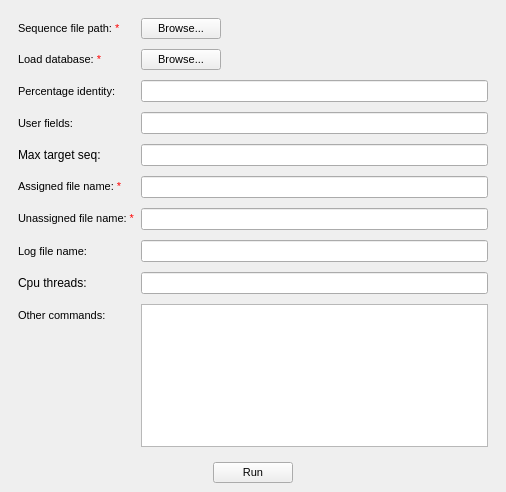
<?xml version="1.0" encoding="UTF-8"?>
<ui version="4.0">
 <class>Taxonomic</class>
 <widget class="QMainWindow" name="Taxonomic">
  <property name="geometry">
   <rect>
    <x>0</x>
    <y>0</y>
    <width>506</width>
    <height>492</height>
   </rect>
  </property>
  <property name="windowTitle">
   <string>Custom Taxonomy Assignment</string>
  </property>
  <widget class="QWidget" name="centralwidget">
   <layout class="QVBoxLayout" name="verticalLayout">
    <item>
     <widget class="QFrame" name="frame">
      <property name="frameShape">
       <enum>QFrame::NoFrame</enum>
      </property>
      <property name="frameShadow">
       <enum>QFrame::Plain</enum>
      </property>
      <layout class="QFormLayout" name="formLayout">
       <property name="verticalSpacing">
        <number>10</number>
       </property>
       <item row="0" column="0">
        <widget class="QLabel" name="label_loadfile">
         <property name="font">
          <font>
           <pointsize>8</pointsize>
          </font>
         </property>
         <property name="text">
          <string>&lt;html&gt;&lt;head/&gt;&lt;body&gt;&lt;p&gt;&lt;span style=&quot; color:#000000;&quot;&gt;Sequence file path: &lt;/span&gt;&lt;span style=&quot; color:#ff0000;&quot;&gt;*&lt;/span&gt;&lt;/p&gt;&lt;/body&gt;&lt;/html&gt;</string>
         </property>
         <property name="textFormat">
          <enum>Qt::RichText</enum>
         </property>
        </widget>
       </item>
       <item row="0" column="1">
        <widget class="QFrame" name="frame_5">
         <property name="frameShape">
          <enum>QFrame::NoFrame</enum>
         </property>
         <property name="frameShadow">
          <enum>QFrame::Plain</enum>
         </property>
         <layout class="QHBoxLayout" name="horizontalLayout_3">
          <property name="spacing">
           <number>0</number>
          </property>
          <property name="leftMargin">
           <number>0</number>
          </property>
          <property name="topMargin">
           <number>0</number>
          </property>
          <property name="rightMargin">
           <number>0</number>
          </property>
          <property name="bottomMargin">
           <number>0</number>
          </property>
          <item>
           <widget class="QPushButton" name="pushButton_loadfile_otu">
            <property name="font">
             <font>
              <pointsize>8</pointsize>
             </font>
            </property>
            <property name="text">
             <string>Browse...</string>
            </property>
           </widget>
          </item>
          <item>
           <spacer name="horizontalSpacer_3">
            <property name="orientation">
             <enum>Qt::Horizontal</enum>
            </property>
            <property name="sizeHint" stdset="0">
             <size>
              <width>40</width>
              <height>20</height>
             </size>
            </property>
           </spacer>
          </item>
         </layout>
        </widget>
       </item>
       <item row="1" column="0">
        <widget class="QLabel" name="label_loadfile_2">
         <property name="font">
          <font>
           <pointsize>8</pointsize>
          </font>
         </property>
         <property name="text">
          <string>&lt;span style=&quot;color: black;&quot;&gt;Load database: &lt;/span&gt;&lt;span style=&quot;color: red;&quot;&gt;*&lt;/span&gt;</string>
         </property>
        </widget>
       </item>
       <item row="1" column="1">
        <widget class="QFrame" name="frame_6">
         <property name="frameShape">
          <enum>QFrame::NoFrame</enum>
         </property>
         <property name="frameShadow">
          <enum>QFrame::Plain</enum>
         </property>
         <layout class="QHBoxLayout" name="horizontalLayout_4">
          <property name="spacing">
           <number>0</number>
          </property>
          <property name="leftMargin">
           <number>0</number>
          </property>
          <property name="topMargin">
           <number>0</number>
          </property>
          <property name="rightMargin">
           <number>0</number>
          </property>
          <property name="bottomMargin">
           <number>0</number>
          </property>
          <item>
           <widget class="QPushButton" name="pushButton_loadfile_db">
            <property name="font">
             <font>
              <pointsize>8</pointsize>
             </font>
            </property>
            <property name="text">
             <string>Browse...</string>
            </property>
           </widget>
          </item>
          <item>
           <spacer name="horizontalSpacer_4">
            <property name="orientation">
             <enum>Qt::Horizontal</enum>
            </property>
            <property name="sizeHint" stdset="0">
             <size>
              <width>69</width>
              <height>20</height>
             </size>
            </property>
           </spacer>
          </item>
         </layout>
        </widget>
       </item>
       <item row="2" column="0">
        <widget class="QLabel" name="label_idthreshold">
         <property name="font">
          <font>
           <pointsize>8</pointsize>
          </font>
         </property>
         <property name="text">
          <string>Percentage identity:</string>
         </property>
        </widget>
       </item>
       <item row="2" column="1">
        <widget class="QLineEdit" name="lineEdit_idthreshold"/>
       </item>
       <item row="3" column="0">
        <widget class="QLabel" name="label_userfields">
         <property name="font">
          <font>
           <pointsize>8</pointsize>
          </font>
         </property>
         <property name="text">
          <string>User fields:</string>
         </property>
        </widget>
       </item>
       <item row="3" column="1">
        <widget class="QLineEdit" name="lineEdit_userfields"/>
       </item>
       <item row="5" column="0">
        <widget class="QLabel" name="label_outnameassign">
         <property name="font">
          <font>
           <pointsize>8</pointsize>
          </font>
         </property>
         <property name="text">
          <string>&lt;span style=&quot;color: black;&quot;&gt;Assigned file name: &lt;/span&gt;&lt;span style=&quot;color: red;&quot;&gt;*&lt;/span&gt;</string>
         </property>
         <property name="textFormat">
          <enum>Qt::RichText</enum>
         </property>
        </widget>
       </item>
       <item row="5" column="1">
        <widget class="QLineEdit" name="lineEdit_outnameassign"/>
       </item>
       <item row="6" column="0">
        <widget class="QLabel" name="label_outnameunassign">
         <property name="font">
          <font>
           <pointsize>8</pointsize>
          </font>
         </property>
         <property name="text">
          <string>&lt;span style=&quot;color: black;&quot;&gt;Unassigned file name: &lt;/span&gt;&lt;span style=&quot;color: red;&quot;&gt;*&lt;/span&gt;</string>
         </property>
         <property name="textFormat">
          <enum>Qt::RichText</enum>
         </property>
        </widget>
       </item>
       <item row="6" column="1">
        <widget class="QLineEdit" name="lineEdit_outnameunassign"/>
       </item>
       <item row="7" column="0">
        <widget class="QLabel" name="label_logname">
         <property name="font">
          <font>
           <pointsize>8</pointsize>
          </font>
         </property>
         <property name="text">
          <string>Log file name:</string>
         </property>
        </widget>
       </item>
       <item row="7" column="1">
        <widget class="QLineEdit" name="lineEdit_logname"/>
       </item>
       <item row="9" column="0">
        <widget class="QLabel" name="label_othercommand">
         <property name="font">
          <font>
           <pointsize>8</pointsize>
          </font>
         </property>
         <property name="text">
          <string>Other commands:</string>
         </property>
        </widget>
       </item>
       <item row="9" column="1">
        <widget class="QTextEdit" name="textEdit_othercommand"/>
       </item>
       <item row="4" column="0">
        <widget class="QLabel" name="label">
         <property name="text">
          <string>Max target seq:</string>
         </property>
        </widget>
       </item>
       <item row="4" column="1">
        <widget class="QLineEdit" name="lineEdit_max_target_seq"/>
       </item>
       <item row="8" column="0">
        <widget class="QLabel" name="label_2">
         <property name="text">
          <string>Cpu threads:</string>
         </property>
        </widget>
       </item>
       <item row="8" column="1">
        <widget class="QLineEdit" name="lineEdit_cpu_threads"/>
       </item>
      </layout>
     </widget>
    </item>
    <item>
     <widget class="QFrame" name="frame_3">
      <property name="frameShape">
       <enum>QFrame::NoFrame</enum>
      </property>
      <property name="frameShadow">
       <enum>QFrame::Plain</enum>
      </property>
      <layout class="QHBoxLayout" name="horizontalLayout">
       <property name="spacing">
        <number>0</number>
       </property>
       <property name="leftMargin">
        <number>0</number>
       </property>
       <property name="topMargin">
        <number>0</number>
       </property>
       <property name="rightMargin">
        <number>0</number>
       </property>
       <property name="bottomMargin">
        <number>0</number>
       </property>
       <item alignment="Qt::AlignHCenter">
        <widget class="QPushButton" name="pushButton_run">
         <property name="font">
          <font>
           <pointsize>8</pointsize>
          </font>
         </property>
         <property name="text">
          <string>Run</string>
         </property>
        </widget>
       </item>
      </layout>
     </widget>
    </item>
   </layout>
  </widget>
  <widget class="QMenuBar" name="menubar">
   <property name="geometry">
    <rect>
     <x>0</x>
     <y>0</y>
     <width>506</width>
     <height>26</height>
    </rect>
   </property>
  </widget>
 </widget>
 <resources/>
 <connections/>
</ui>
